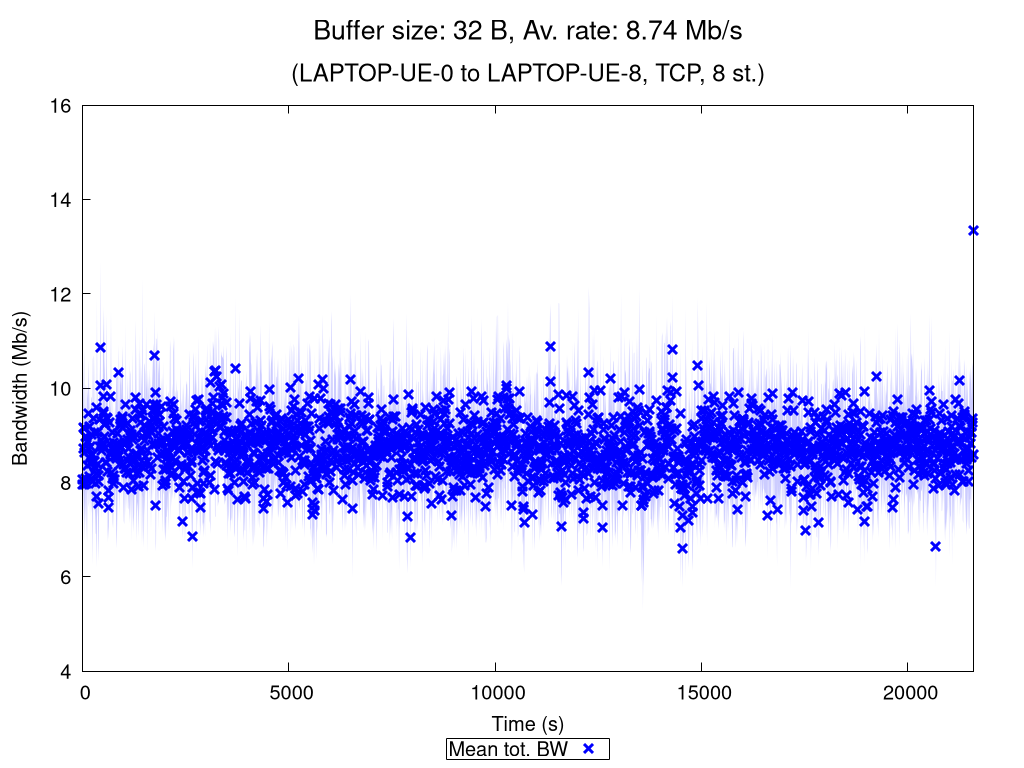

Source code (gnuplot):
set terminal pngcairo nocrop enhanced size 1024,768 font "Verdana,15"
set output "TCP_8_st_2020_12_05_00-21-22_one2two_00032B.png"

set title "{/=20 Buffer size: 32 B, Av. rate: 8.74 Mb/s}\n\n{/=18 (LAPTOP-UE-0 to LAPTOP-UE-8, TCP, 8 st.)}"

set xlabel "Time (s)"
set ylabel "Bandwidth (Mb/s)"
set ytics nomirror
set key bmargin center horizontal box samplen 1 width -1
set bmargin 4.6
set rmargin 4.5

rf = 1000000.0  # rate factor
set style fill transparent solid 0.2 noborder
set autoscale xfix
plot "TCP_8_st_2020_12_05_00-21-22_one2two_00032B_iperf_processed.dat" using 1:($2/rf-$3/rf):($2/rf+$3/rf) with filledcurves lc rgb "blue" notitle, \
     "" using 1:($2/rf) with points pt 2 ps 1.5 lw 3 lc rgb "blue" title "Mean tot. BW", \
